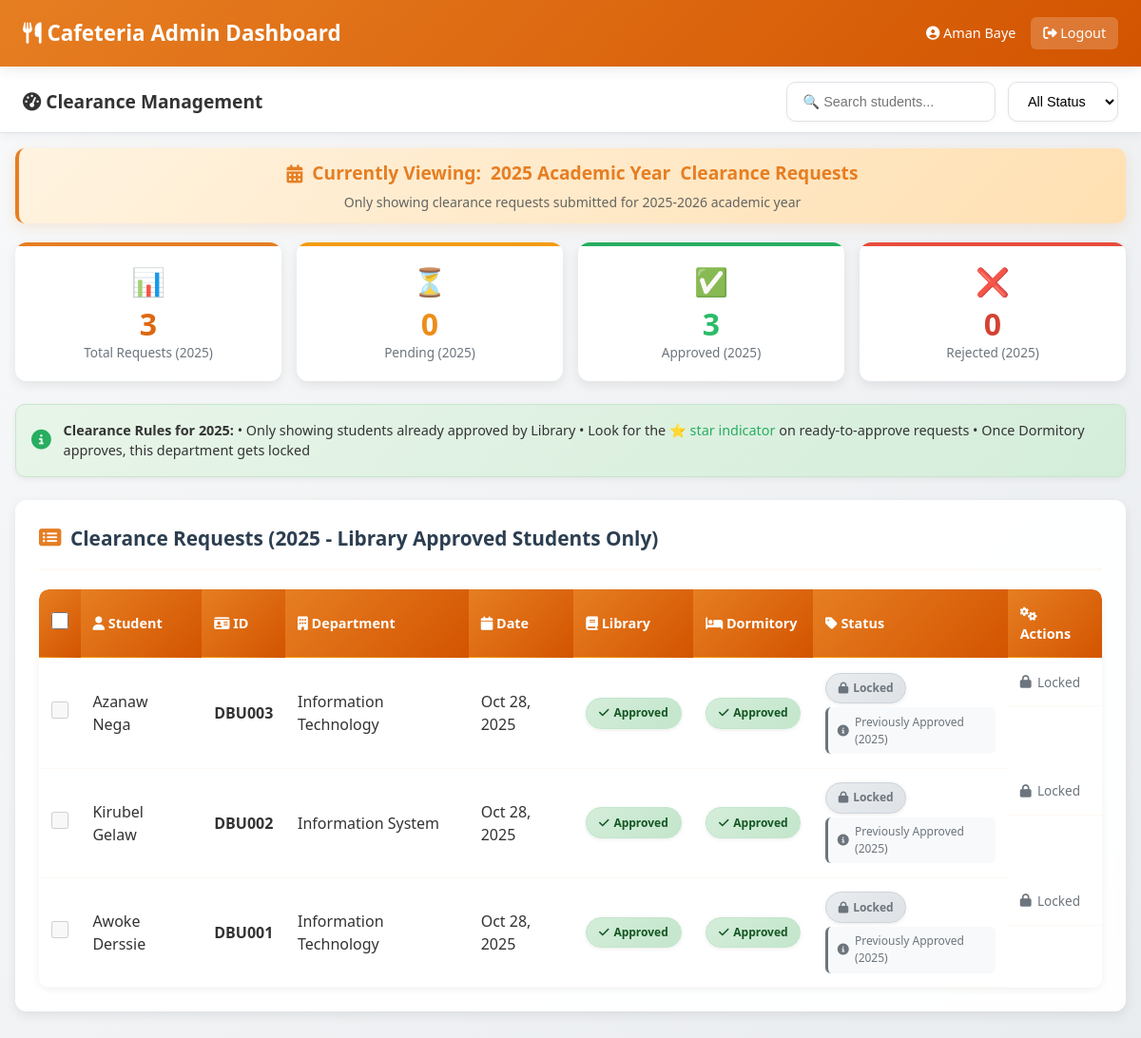
The page /admin/cafeteria/cafeteria_dashboard.php (signed in) on the database its author committed.
### tables this page shows
CREATE TABLE `cafeteria_clearance` (
  `id` int(11) NOT NULL,
  `student_id` varchar(11) NOT NULL,
  `name` varchar(100) NOT NULL,
  `last_name` varchar(100) NOT NULL,
  `department` varchar(100) NOT NULL,
  `reason` text DEFAULT NULL,
  `status` enum('pending','approved','rejected') DEFAULT 'pending',
  `reject_reason` text DEFAULT NULL,
  `requested_at` timestamp NOT NULL DEFAULT current_timestamp(),
  `academic_year` int(11) NOT NULL DEFAULT year(curdate())
);

### admin/cafeteria/cafeteria_dashboard.php (the view, shortened to what this page needs)
<?php
include '../../includes/db.php';
$currentYear = date("Y");
function isLockedForCafeteria($student_id, $conn, $academic_year) {
    $stmt = $conn->prepare("SELECT status FROM dormitory_clearance WHERE student_id = ? AND academic_year = ? AND status = 'approved'");
    $stmt->bind_param("si", $student_id, $academic_year);
    $stmt->execute();
    $result = $stmt->get_result();
    return $result->num_rows > 0;
}
$stats_stmt = $conn->prepare("
    SELECT
        COUNT(*) as total,
        SUM(cc.status = 'pending') as pending,
        SUM(cc.status = 'approved') as approved,
        SUM(cc.status = 'rejected') as rejected
    FROM cafeteria_clearance cc
    INNER JOIN (
        SELECT student_id
        FROM library_clearance
        WHERE status = 'approved' AND academic_year = ?
        GROUP BY student_id
    ) lc ON cc.student_id = lc.student_id
    WHERE cc.academic_year = ?
");
$stats_stmt->bind_param("ii", $currentYear, $currentYear);
$stats_stmt->execute();
$stats_result = $stats_stmt->get_result();
$stats = $stats_result->fetch_assoc();
$search = $_GET['search'] ?? '';
$status_filter = $_GET['status'] ?? 'all';
$main_query = "
    SELECT
        cc.*,
        CONCAT(cc.name, ' ', cc.last_name) as student_name,
        (SELECT status FROM library_clearance WHERE student_id = cc.student_id AND academic_year = ? ORDER BY id DESC LIMIT 1) as library_status,
        (SELECT status FROM dormitory_clearance WHERE student_id = cc.student_id AND academic_year = ? ORDER BY id DESC LIMIT 1) as dormitory_status,
        (CASE
            WHEN cc.status = 'pending' AND
                 (SELECT status FROM library_clearance WHERE student_id = cc.student_id AND academic_year = ? ORDER BY id DESC LIMIT 1) = 'approved'
            THEN 1
            WHEN cc.status = 'pending' THEN 0
            ELSE 2
        END) as priority_order
    FROM cafeteria_clearance cc
    INNER JOIN (
        SELECT student_id
        FROM library_clearance
        WHERE status = 'approved' AND academic_year = ?
        GROUP BY student_id
    ) lc ON cc.student_id = lc.student_id
    WHERE cc.academic_year = ?
";
$main_query .= " ORDER BY
    priority_order DESC,
    cc.status = 'pending' DESC,
    cc.requested_at DESC";
$main_stmt = $conn->prepare($main_query);
$param_types = 'iiiii';
$param_values = [$currentYear, $currentYear, $currentYear, $currentYear, $currentYear];
$main_stmt->bind_param($param_types, ...$param_values);
$main_stmt->execute();
$all_requests = $main_stmt->get_result();
?>
<!DOCTYPE html>
<html lang="en">
<head>
    <link rel="stylesheet" href="https://cdnjs.cloudflare.com/ajax/libs/font-awesome/6.4.0/css/all.min.css">
</head>
<body>
    <header class="admin-header">
        <h1 style="font-size: 1.4rem;"><i class="fas fa-utensils"></i> Cafeteria Admin Dashboard</h1>
        <div style="display: flex; align-items: center; gap: 1rem; font-size: 0.9rem;">
            <span><i class="fas fa-user-circle"></i> <?php echo htmlspecialchars($_SESSION['admin_name'] . ' ' . $_SESSION['admin_last_name']); ?></span>
            <a href="../logout.php" style="color: white; text-decoration: none; padding: 0.4rem 0.8rem; background: rgba(255,255,255,0.2); border-radius: 6px;">
                <i class="fas fa-sign-out-alt"></i> Logout
            </a>
        </div>
    </header>
    <nav class="admin-nav">
        <h2 style="font-size: 1.2rem; margin: 0;"><i class="fas fa-tachometer-alt"></i> Clearance Management</h2>
        <div class="filters">
            <input type="text" class="search-box" placeholder="🔍 Search students..."
                   name="search"
                   value="<?php echo htmlspecialchars($search); ?>"
                   onchange="this.form.submit()" form="filter-form">
            <select class="status-filter" name="status" onchange="this.form.submit()" form="filter-form">
                <option value="all" <?php echo $status_filter === 'all' ? 'selected' : ''; ?>>All Status</option>
            </select>
        </div>
    </nav>
    <div class="main-content">
        <div class="year-indicator">
            <h3>
                <i class="fas fa-calendar-alt"></i>
                Currently Viewing: <strong><?php echo $currentYear; ?> Academic Year</strong> Clearance Requests
            </h3>
            <p>Only showing clearance requests submitted for <?php echo $currentYear; ?>-<?php echo $currentYear + 1; ?> academic year</p>
        </div>
        <div class="stats-container">
            <div class="stat-card total">
                <div class="stat-icon">📊</div>
                <div class="stat-number"><?php echo $stats['total'] ?? 0; ?></div>
                <div class="stat-label">Total Requests (<?php echo $currentYear; ?>)</div>
            </div>
            <div class="stat-card pending">
                <div class="stat-icon">⏳</div>
                <div class="stat-number"><?php echo $stats['pending'] ?? 0; ?></div>
                <div class="stat-label">Pending (<?php echo $currentYear; ?>)</div>
            </div>
            <div class="stat-card approved">
                <div class="stat-icon">✅</div>
                <div class="stat-number"><?php echo $stats['approved'] ?? 0; ?></div>
                <div class="stat-label">Approved (<?php echo $currentYear; ?>)</div>
            </div>
            <div class="stat-card rejected">
                <div class="stat-icon">❌</div>
                <div class="stat-number"><?php echo $stats['rejected'] ?? 0; ?></div>
                <div class="stat-label">Rejected (<?php echo $currentYear; ?>)</div>
            </div>
        </div>
        <div class="auto-approve-notice">
            <i class="fas fa-info-circle"></i>
            <div>
                <strong>Clearance Rules for <?php echo $currentYear; ?>:</strong>
                • Only showing students already approved by Library
                • Look for the <span style="color: var(--success);">⭐ star indicator</span> on ready-to-approve requests
                • Once Dormitory approves, this department gets locked
            </div>
        </div>
        <div class="section">
            <div class="section-header">
                <h3 class="section-title">
                    <i class="fas fa-list-alt"></i>
                    Clearance Requests (<?php echo $currentYear; ?> - Library Approved Students Only)
                </h3>
            </div>
            <?php if ($all_requests->num_rows > 0): ?>
                <form id="bulkActionForm" method="POST">
                    <div class="table-container">
                        <table>
                            <thead>
                                <tr>
                                    <th class="checkbox-cell">
                                        <input type="checkbox" id="selectAll" onchange="toggleSelectAll(this)">
                                    </th>
                                    <th><i class="fas fa-user"></i> Student</th>
                                    <th><i class="fas fa-id-card"></i> ID</th>
                                    <th><i class="fas fa-building"></i> Department</th>
                                    <th><i class="fas fa-calendar"></i> Date</th>
                                    <th><i class="fas fa-book"></i> Library</th>
                                    <th><i class="fas fa-bed"></i> Dormitory</th>
                                    <th><i class="fas fa-tag"></i> Status</th>
                                    <th><i class="fas fa-cogs"></i> Actions</th>
                                </tr>
                            </thead>
                            <tbody>
                                <?php while ($request = $all_requests->fetch_assoc()):
                                    $library_status = $request['library_status'] ?? 'not_requested';
                                    $dormitory_status = $request['dormitory_status'] ?? 'not_requested';
                                    $is_locked = isLockedForCafeteria($request['student_id'], $conn, $currentYear);
                                    $can_approve = ($library_status === 'approved' && !$is_locked);
                                    $current_status = $request['status'];
                                    $show_approve = ($current_status !== 'approved' && !$is_locked);
                                    $show_reject = ($current_status !== 'rejected' && !$is_locked);
                                ?>
                                <tr>
                                    <td class="checkbox-cell">
                                        <input type="checkbox" name="selected_requests[]" value="<?php echo $request['id']; ?>"
                                               class="request-checkbox" onchange="updateBulkActions()"
                                               <?php echo $is_locked ? 'disabled' : ''; ?>>
                                    </td>
                                    <td>
                                        <?php echo htmlspecialchars($request['student_name']); ?>
                                    </td>
                                    <td><strong><?php echo htmlspecialchars($request['student_id']); ?></strong></td>
                                    <td><?php echo htmlspecialchars($request['department']); ?></td>
                                    <td><?php echo date('M j, Y', strtotime($request['requested_at'])); ?></td>
                                    <td>
                                        <span class="clearance-badge clearance-<?php echo $library_status; ?>" title="Library: <?php echo ucfirst($library_status); ?> (<?php echo $currentYear; ?>)">
                                            <i class="fas fa-<?php
                                                echo $library_status === 'approved' ? 'check' :
                                                     ($library_status === 'pending' ? 'clock' :
                                                     ($library_status === 'rejected' ? 'times' : 'question'));
                                            ?>"></i>
                                            <?php echo ucfirst($library_status); ?>
                                        </span>
                                    </td>
                                    <td>
                                        <span class="clearance-badge clearance-<?php echo $dormitory_status; ?>" title="Dormitory: <?php echo ucfirst($dormitory_status); ?> (<?php echo $currentYear; ?>)">
                                            <i class="fas fa-<?php
                                                echo $dormitory_status === 'approved' ? 'check' :
                                                     ($dormitory_status === 'pending' ? 'clock' :
                                                     ($dormitory_status === 'rejected' ? 'times' : 'question'));
                                            ?>"></i>
                                            <?php echo ucfirst($dormitory_status); ?>
                                        </span>
                                    </td>
                                    <td>
                                        <?php if ($is_locked): ?>
                                            <span class="status-badge status-locked">
                                                <i class="fas fa-lock"></i>
                                                Locked
                                            </span>
                                            <?php if ($request['status'] === 'approved'): ?>
                                                <div class="locked-info">
                                                    <i class="fas fa-info-circle"></i>
                                                    Previously Approved (<?php echo $currentYear; ?>)
                                                </div>
                                            <?php endif; ?>
                                        <?php endif; ?>
                                    </td>
                                    <td class="actions">
                                        <?php if (!$is_locked): ?>
                                            <div class="action-form">
                                                <select class="action-dropdown"
                                                        id="action-<?php echo $request['id']; ?>"
                                                        onchange="handleActionChange(<?php echo $request['id']; ?>, '<?php echo $request['status']; ?>', <?php echo $can_approve ? 'true' : 'false'; ?>, <?php echo $show_approve ? 'true' : 'false'; ?>, <?php echo $show_reject ? 'true' : 'false'; ?>)">
                                                    <option value="">Action</option>
                                                    <?php if ($show_approve): ?>
                                                        <option value="approve" <?php echo !$can_approve ? 'disabled' : ''; ?> class="action-option">
                                                            <?php echo $current_status === 'rejected' ? 'Change to Approve' : 'Approve'; ?>
                                                        </option>
                                                    <?php endif; ?>
                                                    <?php if ($show_reject): ?>
                                                        <option value="reject" class="action-option">
                                                            <?php echo $current_status === 'approved' ? 'Change to Reject' : 'Reject'; ?>
                                                        </option>
                                                    <?php endif; ?>
                                                </select>
                                                <form method="POST" id="approve-form-<?php echo $request['id']; ?>" style="display: none;">
                                                    <input type="hidden" name="request_id" value="<?php echo $request['id']; ?>">
                                                    <input type="hidden" name="action_type" value="approve">
                                                </form>
                                            </div>
                                        <?php else: ?>
                                            <span style="color: #6c757d; font-size: 0.85rem; display: flex; align-items: center; gap: 0.4rem;">
                                                <i class="fas fa-lock"></i> Locked
                                            </span>
                                        <?php endif; ?>
                                    </td>
                                </tr>
                                <?php endwhile; ?>
                            </tbody>
                        </table>
                    </div>
                </form>
            <?php endif; ?>
        </div>
    </div>
</body>
</html>

### rows shown on the page
cafeteria_clearance: student_name "Azanaw Nega", student "DBU003", department "Information Technology", requested_at "Oct 28, 2025", library_status "Approved", dormitory_status "Approved"
cafeteria_clearance: student_name "Kirubel Gelaw", student "DBU002", department "Information System", requested_at "Oct 28, 2025", library_status "Approved", dormitory_status "Approved"
cafeteria_clearance: student_name "Awoke Derssie", student "DBU001", department "Information Technology", requested_at "Oct 28, 2025", library_status "Approved", dormitory_status "Approved"

### other values the page prints
$_SESSION['admin_name'] . ' ' . $_SESSION['admin_last_name'] "Aman Baye"
$stats['total'] "3"
$stats['pending'] "0"
$stats['approved'] "3"
$stats['rejected'] "0"
